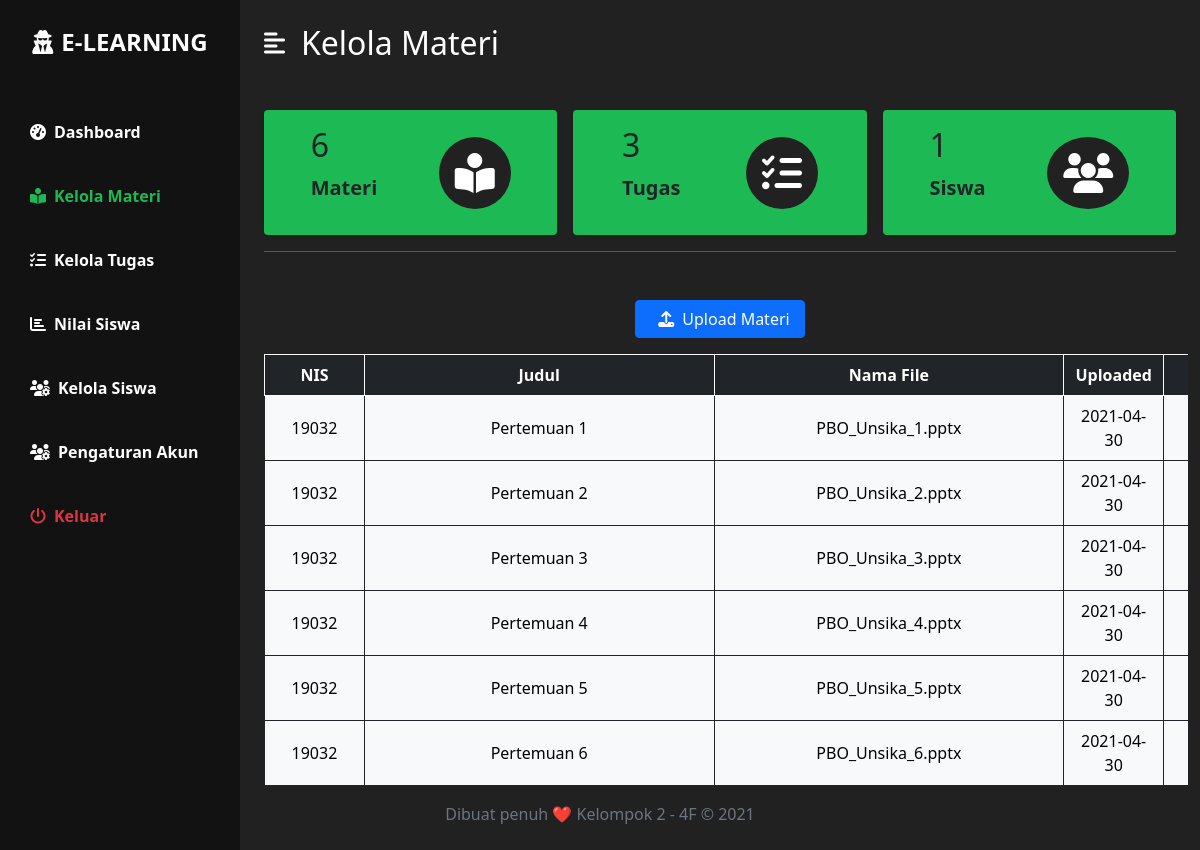
The app's page /guru/materi.php (signed in), older data.
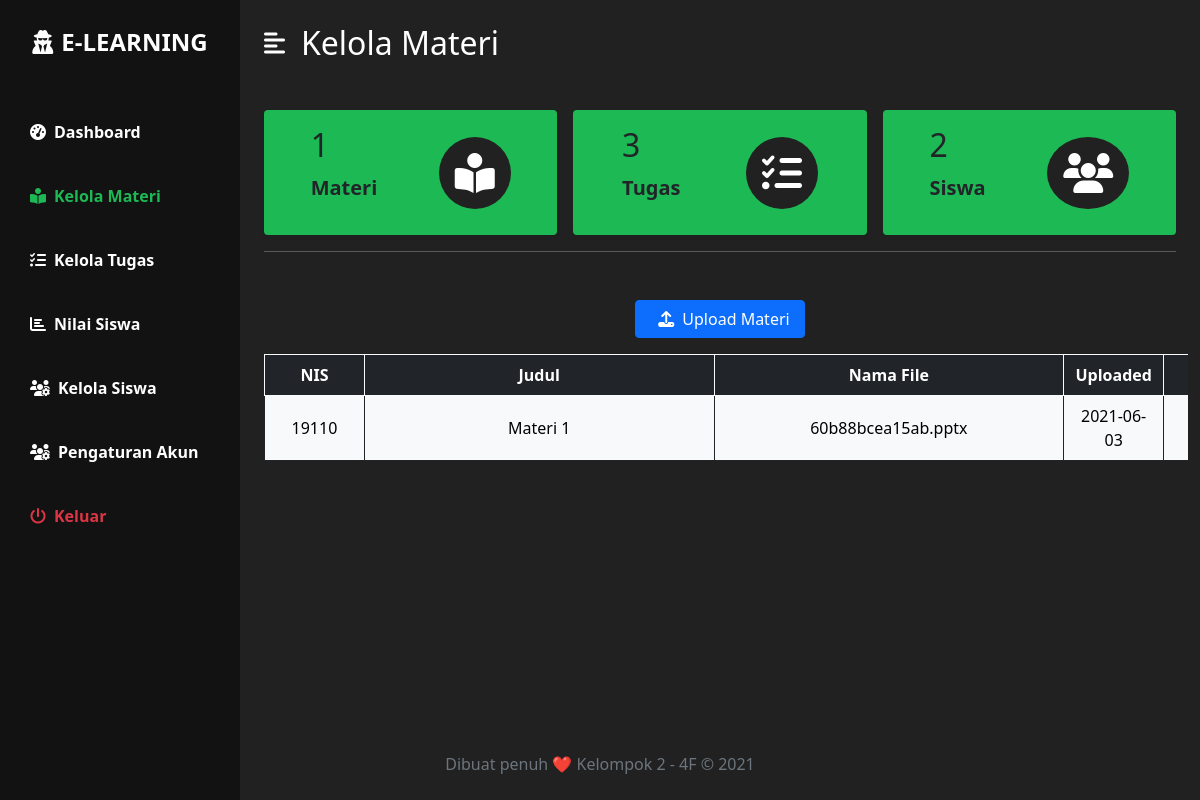
The same page, newer data.
### tables this page shows
CREATE TABLE `materi` (
  `id_materi` int(11) NOT NULL,
  `id` varchar(16) NOT NULL,
  `judul_materi` varchar(50) NOT NULL,
  `file_materi` varchar(100) NOT NULL,
  `tgl_dibuat` date NOT NULL
);

### guru/function/statusBox.php (called while the page is built)
<?php
    $queryMateri = mysqli_query($koneksi, "SELECT * FROM materi");
    $rowMateri = mysqli_num_rows($queryMateri);
    $queryTugas = mysqli_query($koneksi, "SELECT * FROM tugas");
    $rowTugas = mysqli_num_rows($queryTugas);
    $querySiswa = mysqli_query($koneksi, "SELECT * FROM user WHERE status='Siswa'");
    $rowSiswa = mysqli_num_rows($querySiswa);
?>

### guru/materi.php (the view, shortened to what this page needs)
<?php
    require 'function/session.php';
    require 'function/statusBox.php';
    $query = mysqli_query($koneksi, "SELECT * FROM materi");
?>
<!DOCTYPE html>
<html lang="en">
<head>
    <link rel="stylesheet" type="text/css" href="../css/bootstrap.css">
    <link rel="stylesheet" href="../css/styles.css" />
</head>
<body>
    <div class="d-flex" id="wrapper">
        <div class="bg-3" id="sidebar-wrapper">
            <div class="sidebar-heading text-center py-4 warna-1 fs-4 fw-bold text-uppercase">
                <i class="fas fa-user-secret me-2"></i>E-Learning</div>
            <div class="list-group list-group-flush my-3">
                <a href="index.php" class="list-group-item list-group-item-action bg-transparent fw-bold warna-1">
                    <i class="fas fa-tachometer-alt me-2"></i>Dashboard</a>
                <a href="materi.php" class="list-group-item list-group-item-action bg-transparent warna-1 fw-bold active-bar">
                    <i class="fas fa-book-reader me-2"></i>Kelola Materi</a>
                <a href="tugas.php" class="list-group-item list-group-item-action bg-transparent warna-1 fw-bold">
                    <i class="fas fa-tasks me-2"></i>Kelola Tugas</a>
                <a href="nilai.php" class="list-group-item list-group-item-action bg-transparent warna-1 fw-bold">
                    <i class="fas fa-chart-bar me-2"></i>Nilai Siswa</a>
                <a href="siswa.php" class="list-group-item list-group-item-action bg-transparent warna-1 fw-bold">
                    <i class="fas fa-users-cog me-2"></i>Kelola Siswa</a>
                <a href="setting.php" class="list-group-item list-group-item-action bg-transparent warna-1 fw-bold">
                    <i class="fas fa-users-cog me-2"></i>Pengaturan Akun</a>
                <a href="../logout.php" class="list-group-item list-group-item-action bg-transparent text-danger fw-bold"
                onclick="return confirm('Keluar ?')">
                    <i class="fas fa-power-off me-2"></i>Keluar</a>
            </div>
        </div>
        <div id="page-content-wrapper">
            <nav class="navbar navbar-expand-lg navbar-light bg-2 py-4 px-4">
                <div class="d-flex align-items-center">
                    <i class="fas fa-align-left warna-1 fs-4 me-3" id="menu-toggle"></i>
                    <h2 class="fs-2 m-0 warna-1">Kelola Materi</h2>
                </div>
            </nav>
            <div class="container-fluid px-4">
                <div class="row g-3 my-2">
                    <div class="col-md-4">
                        <div class="p-3 bg-1 shadow-sm d-flex justify-content-around align-items-center rounded">
                            <div>
                                <h3 class="fs-2"><?php echo $rowMateri ?></h3>
                                <p class="fs-5 fw-bold" name>Materi</p>
                            </div>
                            <i class="fas fa-book-reader fs-1 warna-1 rounded-full bg-2 p-3"></i>
                        </div>
                    </div>
                    <div class="col-md-4">
                        <div class="p-3 bg-1 shadow-sm d-flex justify-content-around align-items-center rounded">
                            <div>
                                <h3 class="fs-2"><?php echo $rowTugas ?></h3>
                                <p class="fs-5 fw-bold">Tugas</p>
                            </div>
                            <i class="fas fa-tasks fs-1 warna-1 rounded-full bg-2 p-3"></i>
                        </div>
                    </div>
                    <div class="col-md-4">
                        <div class="p-3 bg-1 shadow-sm d-flex justify-content-around align-items-center rounded">
                            <div>
                                <h3 class="fs-2"><?php echo $rowSiswa ?></h3>
                                <p class="fs-5 fw-bold">Siswa</p>
                            </div>
                            <i class="fas fa-users fs-1 warna-1 rounded-full bg-2 p-3"></i>
                        </div>
                    </div>
                </div>
                <hr class="bg-white hr">
                <div class="row my-5">
                    <button type="button" class="btn btn-primary btnInput mx-auto mb-3" data-bs-toggle="modal" data-bs-target="#uploadMateri">
                        <i class="fas fa-upload mx-2"></i>Upload Materi
                    </button>
                    <div class="table-responsive-xxl">
                        <table class="table table-bordered border-primary align-middle text-center  mx-auto" style="min-width: 1000px;">
                            <thead class="table-dark border-light">
                                <tr>
                                    <th style="width: 10%;">NIS</th>
                                    <th style="width: 35%;">Judul</th>
                                    <th style="width: 35%;">Nama File</th>
                                    <th style="width: 10%;">Uploaded</th>
                                    <th style="width: 10%;">Aksi</th>
                                </tr>
                            </thead>
                            <tbody class="table-light border-dark">
                                <?php
                                    while ($row = mysqli_fetch_array($query)){
                                        echo '
                                        <form action="function/hapusMateri.php?id_materi='.$row['id_materi'].'" method="post">
                                            <tr>
                                                <td>'.$row['id'].'</td>
                                                <td>'.$row['judul_materi'].'</td>
                                                <td>'.$row['file_materi'].'</td>
                                                <td>'.$row['tgl_dibuat'].'</td>
                                                <td>
                                                    '?><button type="submit" class="btn btn-danger" onclick="return confirm('Hapus materi?')"><i class="fas fa-trash"></i></button><?php echo '
                                                </td>
                                            </tr>
                                        </form>';
                                    }
                                ?>
                            </tbody>
                        </table>
                    </div>
                </div>
            </div>
            <footer class="footer mt-auto pb-4 bg-transparant fixed-bottom">
                <div class="container-fluid text-center">
                    <span class="text-muted">Dibuat penuh ❤️ Kelompok 2 - 4F &copy 2021</span>
                </div>
            </footer>
        </div>
    </div>
</body>
</html>

### css/styles.css (style rules this page uses)
.warna-1 { color: #fff; }
.bg-1 { background-color: #1db954; }
.bg-2 { background-color: #212121; }
.bg-3 { background-color: #121212; }
.active-bar { color: #1db954; }
.rounded-full { border-radius: 100%; }
.btnInput { width: 170px; }
#wrapper { overflow-x: hidden; background-color: #212121; }
#sidebar-wrapper { min-height: 100vh; margin-left: -15rem; -webkit-transition: margin 0.25s ease-out; -moz-transition: margin 0.25s ease-out; -o-transition: margin 0.25s ease-out; transition: margin 0.25s ease-out; }
#sidebar-wrapper .sidebar-heading { padding: 0.875rem 1.25rem; font-size: 1.2rem; }
#sidebar-wrapper .list-group { width: 15rem; }
#page-content-wrapper { min-width: 100vw; }
#menu-toggle { cursor: pointer; }
.list-group-item { border: none; padding: 20px 30px; }
@media (min-width: 768px) { #sidebar-wrapper { margin-left: 0; } }
@media (min-width: 768px) { #page-content-wrapper { min-width: 0; width: 100%; } }

Row changes from the older to the newer data that the page shows:
removed materi: id "19032", judul_materi "Pertemuan 1", file_materi "PBO_Unsika_1.pptx", tgl_dibuat "2021-04-30"
removed materi: id "19032", judul_materi "Pertemuan 2", file_materi "PBO_Unsika_2.pptx", tgl_dibuat "2021-04-30"
removed materi: id "19032", judul_materi "Pertemuan 3", file_materi "PBO_Unsika_3.pptx", tgl_dibuat "2021-04-30"
removed materi: id "19032", judul_materi "Pertemuan 4", file_materi "PBO_Unsika_4.pptx", tgl_dibuat "2021-04-30"
removed materi: id "19032", judul_materi "Pertemuan 5", file_materi "PBO_Unsika_5.pptx", tgl_dibuat "2021-04-30"
removed materi: id "19032", judul_materi "Pertemuan 6", file_materi "PBO_Unsika_6.pptx", tgl_dibuat "2021-04-30"
added materi: id "19110", judul_materi "Materi 1", file_materi "60b88bcea15ab.pptx", tgl_dibuat "2021-06-03"
Text that changed along with them:
$rowMateri: "6" → "1"
$rowSiswa: "1" → "2"
